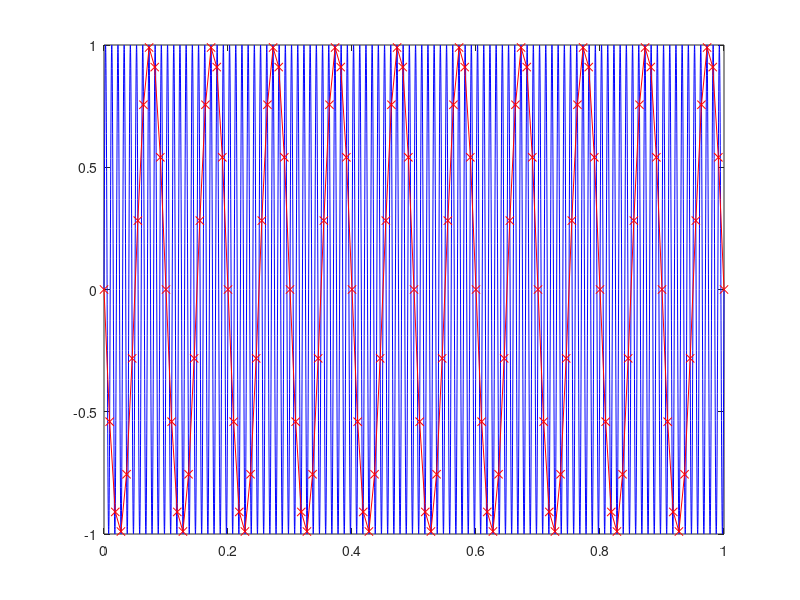

Write MATLAB code to recreate this figure.

clc
clear
close all

FN = 100;

FS = 10000;
t = 0:1/FS:1;
y = sin(2 * pi * FN * t);

% t_1c = 0:1/FS:0.01; C
% y_1c = y(1:11);

FS1 = 500;
t1 = 0:1/FS1:1;
y1 = sin(2 * pi * FN * t1);

FS2 = 110;
t2 = 0:1/FS2:1;
y2 = sin(2 * pi * FN * t2);

plot(t, y, '-b'), 
% hold on
% plot(t1, y1, '-og')
hold on
plot(t2, y2, '-xr')


